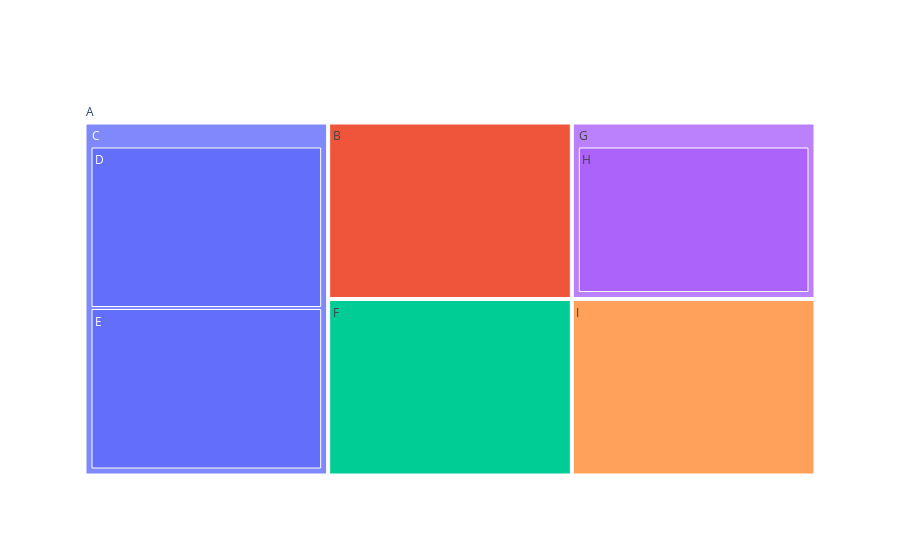

The notebook cell this image was saved under:
### Markdown cell above
# Day #007
Treemap

### Code cell
import plotly.graph_objects as go

fig = go.Figure(go.Treemap(
   labels = ['A','B', 'C', 'D', 'E', 'F', 'G', 'H', 'I'],
   parents = ["", "A" ,"A" ,"C", 'C',  "A", "A" , "G","A"]
))

fig.show()

### Figure 1 — Plotly figure (JSON) as saved in the notebook; plotly's stock layout.template omitted (floating-point values rounded to 4 significant figures)
{"data": [{"labels": ["A", "B", "C", "D", "E", "F", "G", "H", "I"], "parents": ["", "A", "A", "C", "C", "A", "A", "G", "A"], "type": "treemap"}], "layout": {}}
